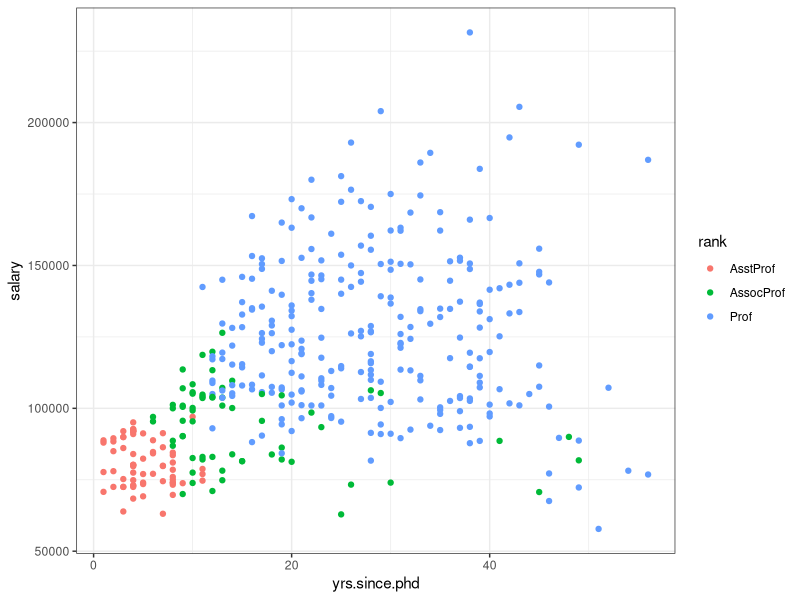
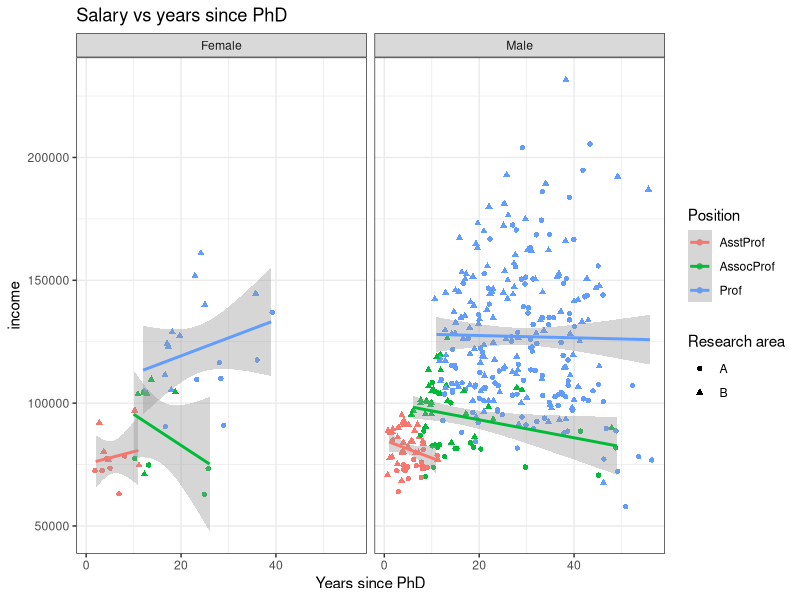
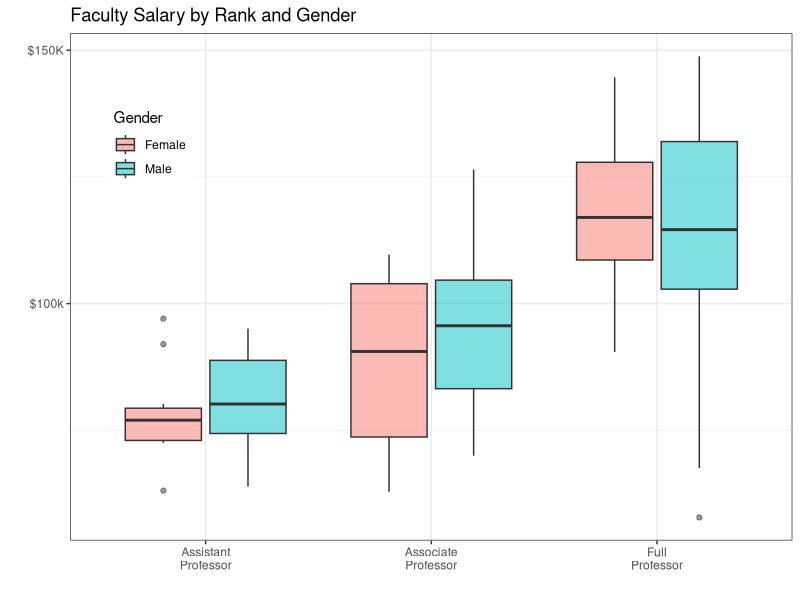

Source code (R) for these figures, in order:
## ---- chunk 1
suppressPackageStartupMessages(library(tidyverse))
library(carData)
theme_set(theme_bw())
head(Salaries)
## ---- chunk 2
Salaries %>%
    ggplot(aes(yrs.since.phd, salary, color=rank)) +
    geom_point()
## ---- chunk 3
Salaries %>%
    ggplot(aes(yrs.since.phd, salary, color=rank)) +
    geom_jitter(aes(color=rank, shape=discipline)) +
    geom_smooth(method = lm) +
    facet_wrap(~ sex) +
    labs(title ="Salary vs years since PhD",
        x="Years since PhD",
        y="income",
        color="Position",
        shape="Research area")
## ---- chunk 4
Salaries %>%
    filter(salary < 150000) %>%
    ggplot(aes(rank, salary, fill=sex)) +
    geom_boxplot(alpha=0.5) +
    scale_x_discrete(breaks=c("AsstProf","AssocProf","Prof"),
        labels=c("Assistant\nProfessor","Associate\nProfessor","Full\nProfessor")) +
    scale_y_continuous(breaks=c(50000,100000,150000,200000),
        labels=c("$50K","$100k","$150K","200K")) +
    labs(title="Faculty Salary by Rank and Gender",
    x="",
    y="",
    fill="Gender") +
    theme(legend.position=c(0.11,0.78))
